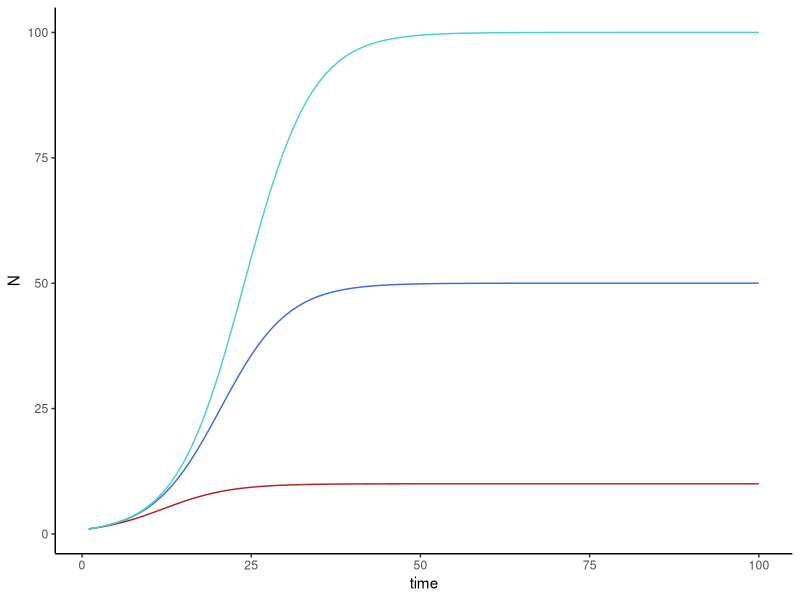

Write R code to recreate this figure.
#######QUESTION 1 part 2#############

##load the deSolve package and ggplot2 for plotting
library(deSolve)
library(ggplot2)

#####Plot of population size as a function of time with 5 populations with different r
#custom function that defines the model differential equations for density-dependent pop growth
ddSim=function(t,y,p){
  N1=y
  
  r1=p[1]
  K1=p[2]
  
  dNdt=r1*(1-N1/K1)*N1
  
  return(list(c(dNdt)))
}

#define parameters, initial values and time steps for first k value
params=c(0.2,10)
N0=1
times=1:100
##simulate model using ode()
k1modelSim=ode(y=N0,times=times,func=ddSim,parms=params)
#convert to datafrome for plotting purposes
k1modelOutput=data.frame(time=k1modelSim[,1],N=k1modelSim[,2])
#plot
k1=ggplot(k1modelOutput,aes(x=time,y=N))+geom_line()+theme_classic()

##second k value: 
params=c(0.2,50)
N0=1
times=1:100
##simulate model using ode()
k2modelSim=ode(y=N0,times=times,func=ddSim,parms=params)
#convert to datafrome for plotting purposes
k2modelOutput=data.frame(time=k2modelSim[,1],N=k2modelSim[,2])
#plot
k2=ggplot(k2modelOutput,aes(x=time,y=N))+geom_line()+theme_classic()

##third k value: 
params=c(0.2,100)
N0=1
times=1:100
##simulate model using ode()
k3modelSim=ode(y=N0,times=times,func=ddSim,parms=params)
#convert to datafrome for plotting purposes
k3modelOutput=data.frame(time=k3modelSim[,1],N=k3modelSim[,2])
#plot
k3=ggplot(k3modelOutput,aes(x=time,y=N))+geom_line()+theme_classic()


#to plot all on one graph,
#combine all modelOutputs into one dataframe
time=1:100
k1=c(k1modelOutput$N)
k2=c(k2modelOutput$N)
k3=c(k3modelOutput$N)

allk=data.frame(time,k1,k2,k3)

#plot the graph:
ggplot(data=allk) + geom_line(aes(x=time,y=k1),color="firebrick") + geom_line(aes(x=time,y=k2),color="royalblue")+ geom_line(aes(x=time,y=k3),color="mediumturquoise") + theme_classic()+ ylab("N")
